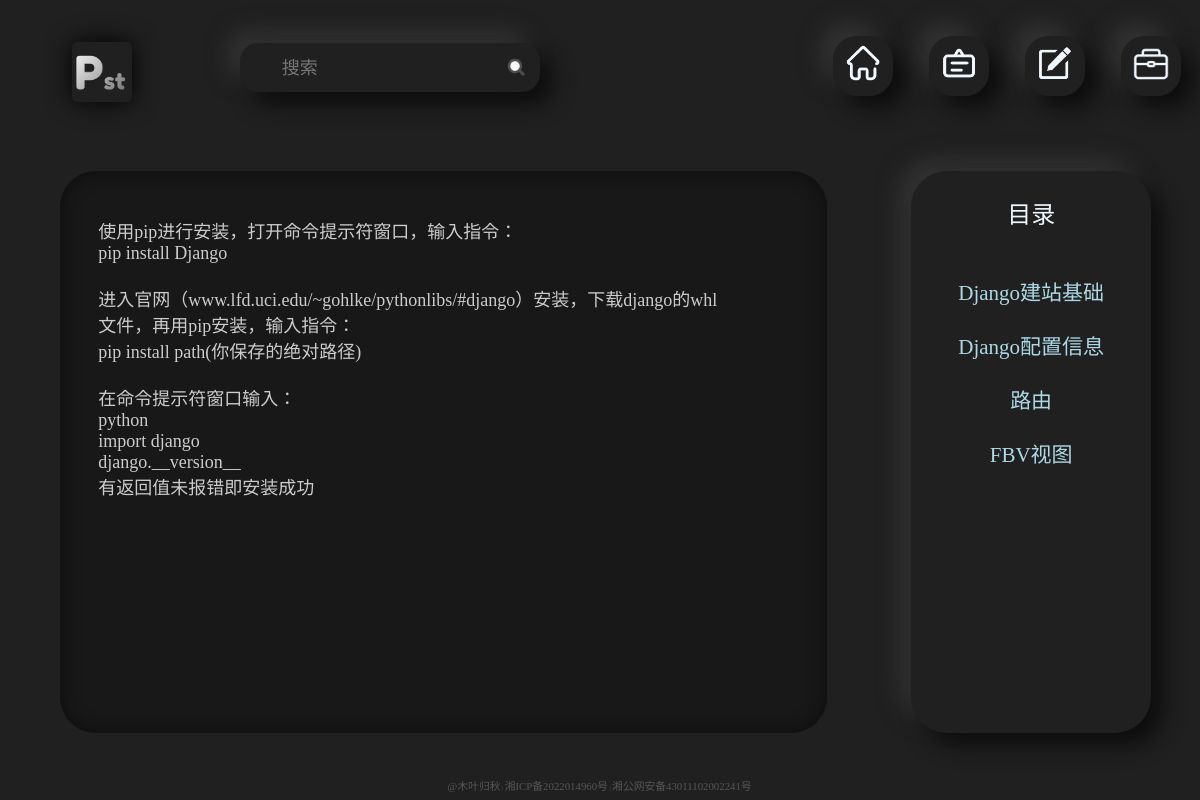
/app_4/?s=安装Django, run on the app's committed database.
### app_4/models.py (models this page shows, shortened)
class Section(models.Model):
    chapter = models.ForeignKey(Chapter, on_delete=models.CASCADE)
    section = models.CharField(max_length=20)
    content = models.TextField()
    class Meta:
        verbose_name = "内容"
        verbose_name_plural = "内容"

class Chapter(models.Model):
    id = models.IntegerField(primary_key=True)
    chapter = models.CharField(max_length=20)
    class Meta:
        verbose_name = "章节"
        verbose_name_plural = "章节"

### app_4/views.py (the view)
# urls.py: path('app_4/', include('app_4.urls')),
def app_4(request):
    chapters = Chapter.objects.all()
    sections = Section.objects.all()
    s = request.GET.get('s')
    if s:
        section = Section.objects.get(section=s)
    else:
        pass
    return render(request, 'app_4.html', locals())

### templates/app_4.html (shortened to what this page needs)
{% extends "base.html" %}
{% block static %}
    {% load static %}
    <link rel="stylesheet" href="{% static 'app_4/app_4.css' %}">
{% endblock %}
{% block body %}
<div class="app_4_warp">
    <div id="app_4_left">
        <div id="app_4_content">
            {% if section %}
                <pre>{{ section.content }}</pre>
            {% else %}
                <p style="font-size: 30px; color: violet">你好</p>
            {% endif %}
        </div>
    </div>
    <div id="app_4_right">
        <p>目录</p>
        <div id="app_4_list">
            {% for c in chapters %}
                <div id="{{ c.id }}">
                    <p onclick="app_4({{ c.id }})">{{ c.chapter }}</p>
                </div>
            {% endfor %}
        </div>
    </div>
</div>
{% endblock %}

### publicStatic/base.css (style rules this page uses)
html { font-size: 10px; font-family: 微软雅黑; }
body { background-color: #202020; padding: 0; margin: 0; }

### publicStatic/app_4/app_4.css (style rules this page uses)
.app_4_warp { width: 100%; height: 80%; top: 15%; left: 0; position: absolute; }
#app_4_left { width: 64%; height: 88%; left: 5%; top: 8%; position: absolute; background-color: #181819; border-radius: 6rem; box-shadow: 0 0 3rem inset #0d0d0d; }
#app_4_content { width: 90%; height: 90%; left: 5%; top: 5%; position: absolute; overflow-y: scroll; }
#app_4_content pre { width: 90%; height: auto; white-space: pre-wrap; font-family: "微软雅黑"; color: #cccccc; font-size: 3rem; }
#app_4_right { width: 20%; height: 88%; background-color: #202020; right: 4%; top: 8%; position: absolute; border-radius: 6rem; box-shadow: 2rem 2rem 3.5rem #0d0d0d, -2rem -2rem 3.5rem #333333; -webkit-user-select: none; -moz-user-select: none; -ms-user-select: none; user-select: none; }
#app_4_right p { text-align: center; font-size: 4rem; color: aliceblue; }
#app_4_list { height: 75%; width: 80%; left: 10%; bottom: 10%; position: absolute; overflow-y: scroll; overflow-x: hidden; }
#app_4_list div { height: 9rem; overflow: hidden; transition: all 0.3s ease-in-out; cursor: pointer; background-color: #202020; }
#app_4_list p { text-align: center; font-size: 3.5rem; color: lightblue; }

### data on the page
Section: content "使用pip进行安装，打开命令提示符窗口，输入指令： pip install Django 进入官网（www.lfd.uci.edu/~gohlke/pythonlibs/#django）安装，下载django的whl文件，再用pip安装，输入指令： pip install path(你保存的绝对路径) 在命令提示符窗口输入： python import django django.__version__ 有返回值未报错即安装成功"
Chapter: chapter "Django建站基础"
Chapter: chapter "Django配置信息"
Chapter: chapter "路由"
Chapter: chapter "FBV视图"
